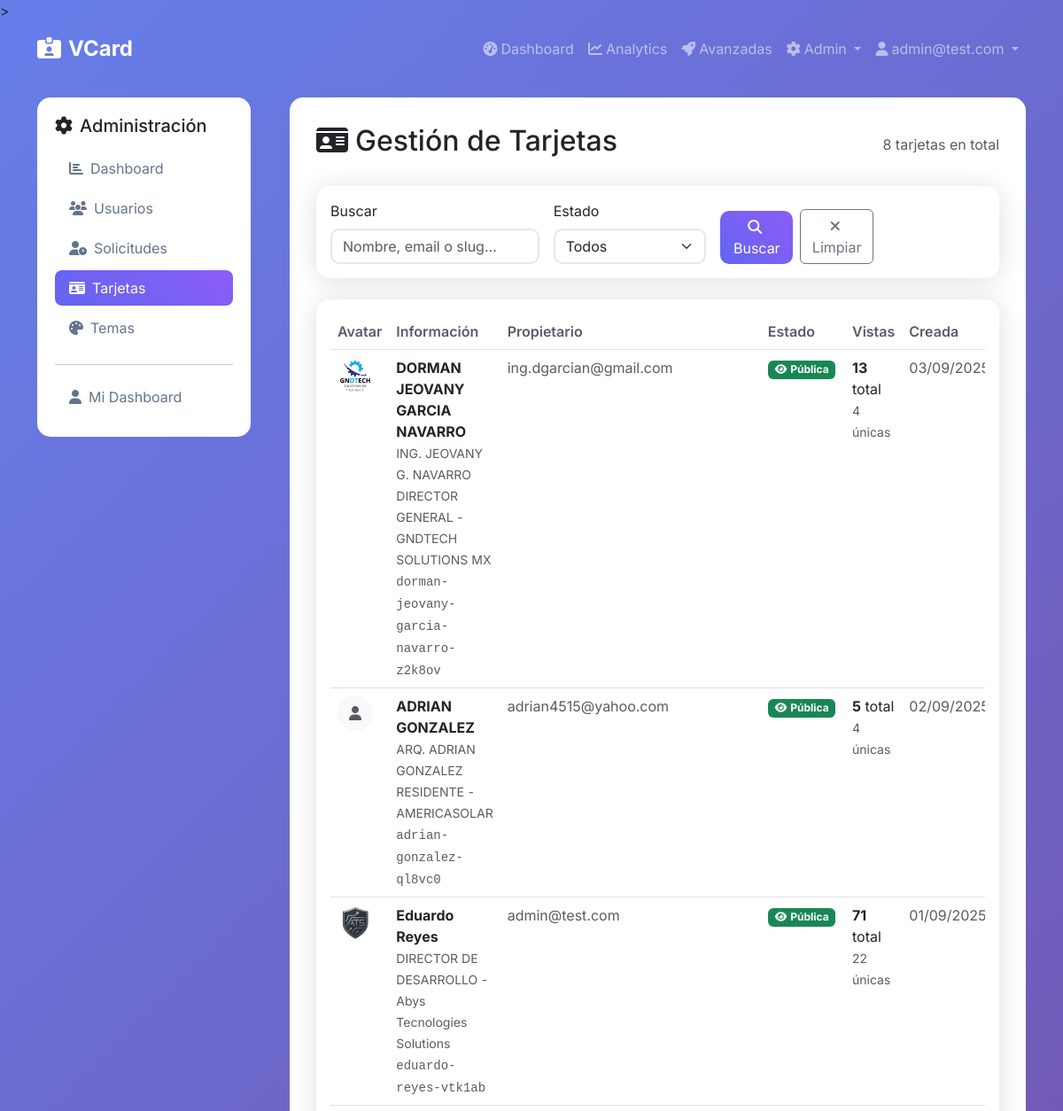
The page /admin/cards (signed in, upper part) on the database as committed earlier.
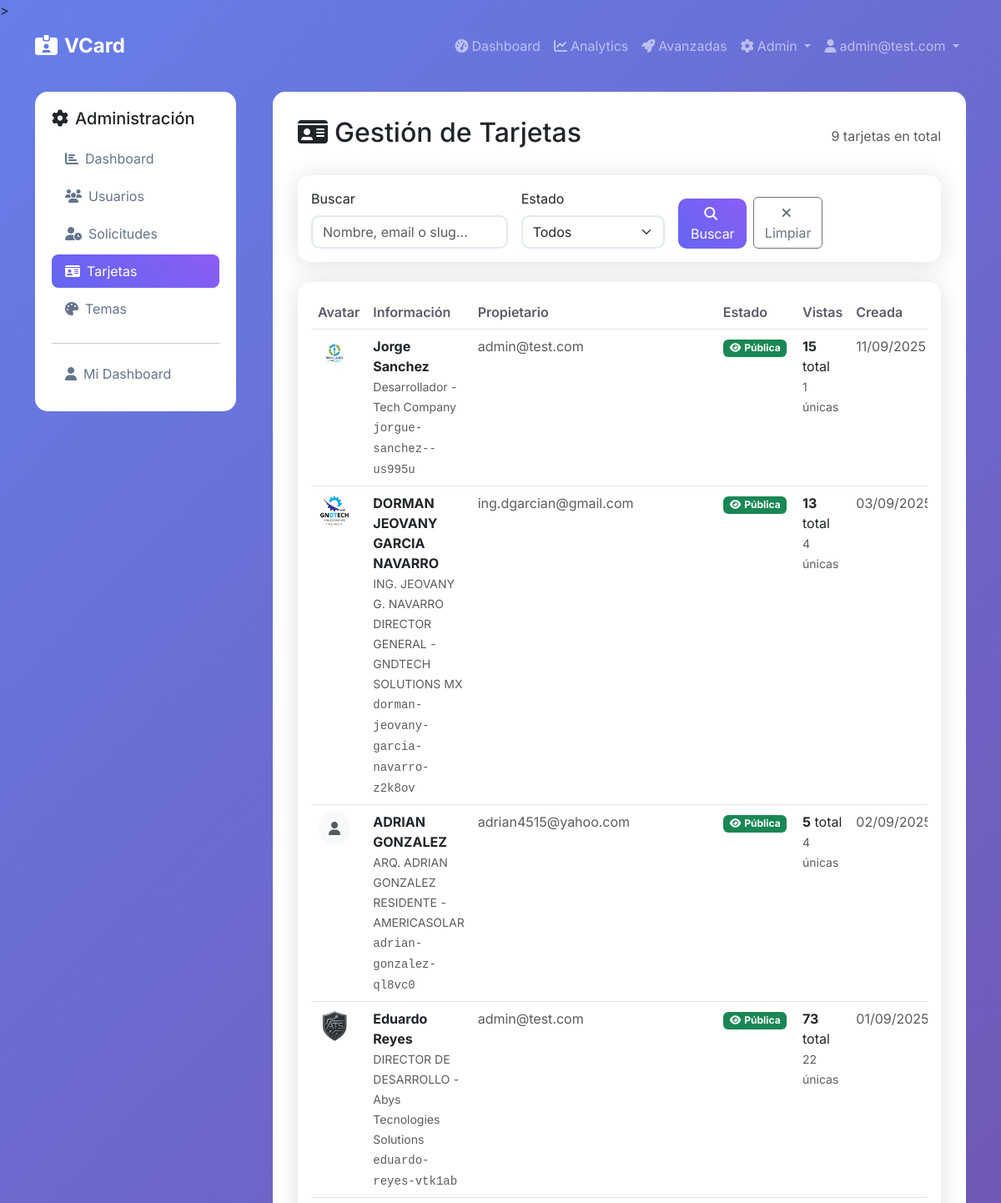
The same page on the database as committed later.
### app/models.py (models this page shows, shortened)
class Card(db.Model):
    id = db.Column(db.Integer, primary_key=True)
    owner_id = db.Column(db.Integer, db.ForeignKey('user.id'), nullable=False)
    slug = db.Column(db.String(100), unique=True, nullable=False, index=True)
    title = db.Column(db.String(200))  # e.g., "Lourdes Arellano - Salón & Spa"
    name = db.Column(db.String(100), nullable=False)
    job_title = db.Column(db.String(200))
    company = db.Column(db.String(200))
    phone = db.Column(db.String(20))
    email_public = db.Column(db.String(120))
    website = db.Column(db.String(255))
    location = db.Column(db.String(255))
    bio = db.Column(db.Text)
    theme_id = db.Column(db.Integer, db.ForeignKey('theme.id'), nullable=False)
    is_public = db.Column(db.Boolean, default=True, nullable=False)
    published_at = db.Column(db.DateTime)
    avatar_path = db.Column(db.String(255))  # Legacy - kept for backward compatibility
    avatar_square_path = db.Column(db.String(255))  # Square version for circle/rounded/square
    avatar_rect_path = db.Column(db.String(255))   # Rectangular version for rectangle shape
    created_at = db.Column(db.DateTime, default=now_utc_for_db)
    updated_at = db.Column(db.DateTime, default=now_utc_for_db, onupdate=now_utc_for_db)
    instagram = db.Column(db.String(255))
    whatsapp_country = db.Column(db.String(10))  # Country code for WhatsApp (e.g., '+34')
    whatsapp = db.Column(db.String(20))  # Phone number without country code
    custom_layout = db.Column(db.Text)  # Store custom layout JSON from visual editor
    facebook = db.Column(db.String(255))
    linkedin = db.Column(db.String(255))
    twitter = db.Column(db.String(255))
    youtube = db.Column(db.String(255))
    tiktok = db.Column(db.String(255))
    telegram = db.Column(db.String(255))
    snapchat = db.Column(db.String(255))
    pinterest = db.Column(db.String(255))
    github = db.Column(db.String(255))
    behance = db.Column(db.String(255))
    dribbble = db.Column(db.String(255))
    primary_social_networks = db.Column(db.Text)
    services = db.relationship('Service', backref='card', lazy='dynamic', cascade='all, delete-orphan')
    products = db.relationship('Product', backref='card', lazy='dynamic', cascade='all, delete-orphan')
    gallery_items = db.relationship('GalleryItem', backref='card', lazy='dynamic', cascade='all, delete-orphan')
    def get_public_url(self):
        return f"/c/{self.slug}"
    def get_total_views(self):
        return self.views.count()
    def get_unique_views(self):
        from sqlalchemy import func
        return db.session.query(func.count(func.distinct(CardView.ip_address))).filter_by(card_id=self.id).scalar() or 0
    def get_avatar_path(self):
        if not self.theme:
            return self.avatar_path or self.avatar_square_path
        if self.theme.avatar_shape == 'rectangle':
            return self.avatar_rect_path or self.avatar_square_path or self.avatar_path
        else:
            return self.avatar_square_path or self.avatar_path or self.avatar_rect_path
    def has_avatar(self):
        return bool(self.avatar_square_path or self.avatar_rect_path or self.avatar_path)

class Theme(db.Model):
    id = db.Column(db.Integer, primary_key=True)
    name = db.Column(db.String(100), nullable=False)
    template_name = db.Column(db.String(50), default='classic')  # template file name (classic, mobile, elegant, etc.)
    primary_color = db.Column(db.String(7), default='#6366f1')  # hex color
    secondary_color = db.Column(db.String(7), default='#8b5cf6')
    accent_color = db.Column(db.String(7), default='#ec4899')
    avatar_border_color = db.Column(db.String(7), default='#ffffff')  # avatar border color
    font_family = db.Column(db.String(100), default='Inter')
    layout = db.Column(Enum('classic', 'modern', 'minimal', name='theme_layouts'), default='modern')
    avatar_shape = db.Column(Enum('circle', 'rounded', 'square', 'rectangle', name='avatar_shapes'), default='circle')
    bg_image_path = db.Column(db.String(255))  # optional background image
    preview_image = db.Column(db.String(255))  # preview screenshot for theme selection
    is_active = db.Column(db.Boolean, default=True)  # admin can disable themes
    is_global = db.Column(db.Boolean, default=False)  # True for admin themes visible to all, False for personal themes
    created_by_id = db.Column(db.Integer, db.ForeignKey('user.id'), nullable=True)  # NULL for admin themes, user_id for personal themes
    created_at = db.Column(db.DateTime, default=now_utc_for_db)
    cards = db.relationship('Card', backref='theme', lazy='dynamic')

class User(UserMixin, db.Model):
    id = db.Column(db.Integer, primary_key=True)
    email = db.Column(db.String(120), unique=True, nullable=False, index=True)
    password_hash = db.Column(db.String(255), nullable=False)
    role = db.Column(Enum('admin', 'user', name='user_roles'), default='user', nullable=False)
    is_active = db.Column(db.Boolean, default=True, nullable=False)
    is_approved = db.Column(db.Boolean, default=False)
    approved_at = db.Column(db.DateTime)
    approved_by_id = db.Column(db.Integer)
    is_suspended = db.Column(db.Boolean, default=False)
    suspension_reason = db.Column(db.String(500))
    suspended_at = db.Column(db.DateTime)
    suspended_by_id = db.Column(db.Integer)
    max_cards = db.Column(db.Integer, default=1, nullable=False)
    last_login = db.Column(db.DateTime)
    total_views = db.Column(db.Integer, default=0)
    email_verified = db.Column(db.Boolean, default=False)
    email_verified_at = db.Column(db.DateTime)
    reset_token = db.Column(db.String(255))
    reset_token_expires = db.Column(db.DateTime)
    created_at = db.Column(db.DateTime, default=now_utc_for_db)
    updated_at = db.Column(db.DateTime, default=now_utc_for_db, onupdate=now_utc_for_db)
    cards = db.relationship('Card', backref='owner', lazy='dynamic', cascade='all, delete-orphan')
    def is_admin(self):
        return self.role == 'admin'

### app/admin/routes.py (the view, shortened to what this page needs)
@bp.route('/cards')
@login_required
@admin_required
def cards():
    page = request.args.get('page', 1, type=int)
    search = request.args.get('search', '', type=str)
    status = request.args.get('status', '', type=str)
    query = Card.query
    if status == 'public':
        query = query.filter_by(is_public=True)
    elif status == 'private':
        query = query.filter_by(is_public=False)
    cards = query.order_by(Card.created_at.desc()).paginate(
        page=page, per_page=20, error_out=False
    )
    return render_template('admin/cards.html', cards=cards, search=search, status=status)

### app/timezone_utils.py (called while the page is built)
def utc_to_local(utc_dt):
    if utc_dt is None:
        return None
    if utc_dt.tzinfo is None:
        utc_dt = utc_dt.replace(tzinfo=pytz.UTC)
    return utc_dt.astimezone(MEXICO_TZ)

def format_local_datetime(dt, format_str='%d/%m/%Y %H:%M'):
    if dt is None:
        return ''
    local_dt = utc_to_local(dt)
    return local_dt.strftime(format_str)

### app/utils.py (called while the page is built)
def admin_required(f):
    from functools import wraps
    from flask import abort
    from flask_login import current_user
    @wraps(f)
    def decorated_function(*args, **kwargs):
        if not current_user.is_authenticated or not current_user.is_admin():
            abort(403)
        return f(*args, **kwargs)
    return decorated_function

### app/templates/admin/cards.html (shortened to what the changed rows need)
{% extends "base.html" %}
{% block content %}
<div class="row">
    <div class="col-md-9">
        <div class="main-content">
            <div class="d-flex justify-content-between align-items-center mb-4">
                <h2>
                    <i class="fas fa-id-card me-2"></i>Gestión de Tarjetas
                </h2>
                <div class="text-muted">
                    {{ cards.total }} tarjetas en total
                </div>
            </div>
            <div class="card">
                <div class="card-body">
                    {% if cards.items %}
                        <div class="table-responsive">
                            <table class="table table-hover">
                                <thead>
                                    <tr>
                                        <th>Avatar</th>
                                        <th>Información</th>
                                        <th>Propietario</th>
                                        <th>Estado</th>
                                        <th>Vistas</th>
                                        <th>Creada</th>
                                    </tr>
                                </thead>
                                <tbody>
                                    {% for card in cards.items %}
                                    <tr>
                                        <td>
                                            {% if card.has_avatar() %}
                                                <img src="{{ url_for('static', filename='uploads/' + card.get_avatar_path()) }}"
                                                     alt="{{ card.name }}" class="avatar-sm rounded-circle">
                                            {% else %}
                                                <div class="avatar-sm bg-light rounded-circle d-flex align-items-center justify-content-center">
                                                    <i class="fas fa-user text-muted"></i>
                                                </div>
                                            {% endif %}
                                        </td>
                                        <td>
                                            <div>
                                                <strong>{{ card.name }}</strong>
                                                {% if card.title %}<br><small class="text-muted">{{ card.title }}</small>{% endif %}
                                            </div>
                                            {% if card.job_title %}<small class="text-muted">{{ card.job_title }}</small>{% endif %}
                                            {% if card.company %}<small class="text-muted"> - {{ card.company }}</small>{% endif %}
                                            <div><small class="text-muted font-monospace">{{ card.slug }}</small></div>
                                        </td>
                                        <td>
                                            <span class="text-muted">{{ card.owner.email }}</span>
                                        </td>
                                        <td>
                                            {% if card.is_public %}
                                                <span class="badge bg-success">
                                                    <i class="fas fa-eye me-1"></i>Pública
                                                </span>
                                            {% else %}
                                                <span class="badge bg-warning">
                                                    <i class="fas fa-eye-slash me-1"></i>Privada
                                                </span>
                                            {% endif %}
                                        </td>
                                        <td>
                                            <div>
                                                <strong>{{ card.get_total_views() }}</strong> total
                                            </div>
                                            <small class="text-muted">{{ card.get_unique_views() }} únicas</small>
                                        </td>
                                        <td>
                                            <span class="text-muted">{{ card.created_at|local_date }}</span>
                                        </td>
                                    </tr>
                                    {% endfor %}
                                </tbody>
                            </table>
                        </div>
                    {% endif %}
                </div>
            </div>
        </div>
    </div>
</div>
{% endblock %}

Rows that differ between the two databases and show on the page:
added Card: avatar_square_path.avatar_shape (picture), name "Jorge Sanchez", job_title "Desarrollador", company "Tech Company", slug "jorgue-sanchez--us995u", owner.email "admin@test.com", is_public True (drawn), get_total_views "15", get_unique_views "1", created_at|local_date "11/09/2025"
computed for Card "Eduardo Reyes": get_total_views "71" → "73"
Other text that changed with them:
{{ cards.total }}: "8" → "9"
